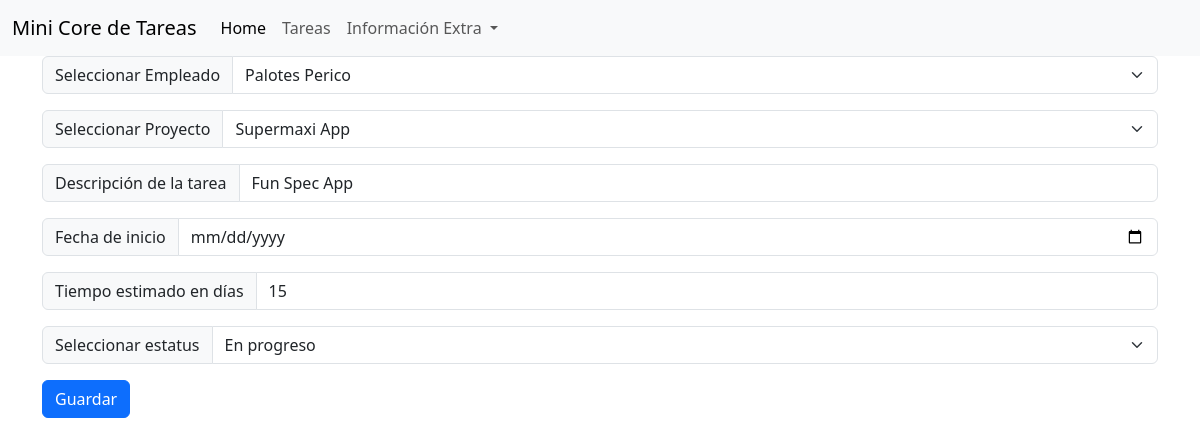
Screenshot of /task/edit/1/ with the database file from the repository.
### task/models.py (models this page shows)
class Task(models.Model):
    id_employee = models.ForeignKey(Employee, on_delete=models.CASCADE)
    id_project = models.ForeignKey(Project, on_delete=models.CASCADE)
    description = models.CharField(max_length=100)
    date_start = models.DateField()
    estimate_time = models.IntegerField()
    status = models.CharField(max_length=100)

class Employee(models.Model):
    first_name = models.CharField(max_length=100)
    last_name = models.CharField(max_length=100)

class Project(models.Model):
    name = models.CharField(max_length=100)

### task/views.py (the view)
# urls.py: path('task/edit/<int:id>/', views.update_task, name='task_edit'),
def update_task(request, id):
    if request.method == 'POST':
        employee_id = request.POST['employee_id']
        project_id = request.POST['project_id']
        task = Task.objects.get(pk=id)
        task.description = request.POST['description']
        task.date_start = request.POST['date_start']
        task.estimate_time = request.POST['estimate_time']
        task.status = request.POST['status']
        task.id_employee = Employee.objects.get(pk=employee_id)
        task.id_project = Project.objects.get(pk=project_id)
        task.save()
        task = Task.objects.all()
        employee = Employee.objects.all()
        project = Project.objects.all()
        return render(request, 'tareas.html', {
            'employee': employee,
            'task': task,
            'project': project
        })
    else:
        task = Task.objects.get(pk=id)
        employee = Employee.objects.all()
        project = Project.objects.all()
        return render(request, 'edit_task.html', {
            'employee': employee,
            'task': task,
            'project': project
        })

### task/templates/edit_task.html (shortened to what this page needs)
{% extends 'layout.html' %}
{% block body %}
<div class="container">
    <form action="" method="post">
        <div class="input-group mb-3">
            <label class="input-group-text" for="inputGroupSelect01">Seleccionar Empleado</label>
            <select class="form-select" id="inputGroupSelect01" name="employee_id">
                {% for employee in employee %}
                <option value="{{ employee.id }}" {% if employee.id == task.id_employee.id %} selected {% endif %}>{{ employee.first_name }} {{ employee.last_name }}</option>
                {% endfor %}
            </select>
        </div>
        <div class="input-group mb-3">
            <label class="input-group-text" for="inputGroupSelect01">Seleccionar Proyecto</label>
            <select class="form-select" id="inputGroupSelect01" name="project_id">
                {% for project in project %}
                <option value="{{ project.id }}" {% if project.id == task.id_project.id %} selected {% endif %}>{{ project.name }}</option>
                {% endfor %}
            </select>
        </div>
        <div class="input-group mb-3">
            <span class="input-group-text">Descripción de la tarea</span>
            <input type="text" aria-label="First name" class="form-control" name="description" value="{{ task.description }}">
        </div>
        <div class="input-group mb-3">
            <span class="input-group-text">Fecha de inicio</span>
            <input type="date" aria-label="First name" class="form-control" name="date_start" value="{{ task.date_start }}">
        </div>
        <div class="input-group mb-3">
            <span class="input-group-text">Tiempo estimado en días</span>
            <input type="number" aria-label="First name" class="form-control" name="estimate_time" value="{{ task.estimate_time }}">
        </div>
        <div class="input-group mb-3">
            <label class="input-group-text" for="inputGroupSelect01">Seleccionar estatus</label>
            <select class="form-select" id="inputGroupSelect01" name="status">
                <option value="In Progress" {% if task.status == 'In Progress' %} selected {% endif %}>En progreso</option>
            </select>
        </div>
        <button type="submit" class="btn btn-primary">Guardar</button>
    </form>
</div>
{% endblock %}

### rows the page displays
Task: employee_id "Palotes Perico", project_id "Supermaxi App", description "Fun Spec App", estimate_time "15", status "En progreso"
